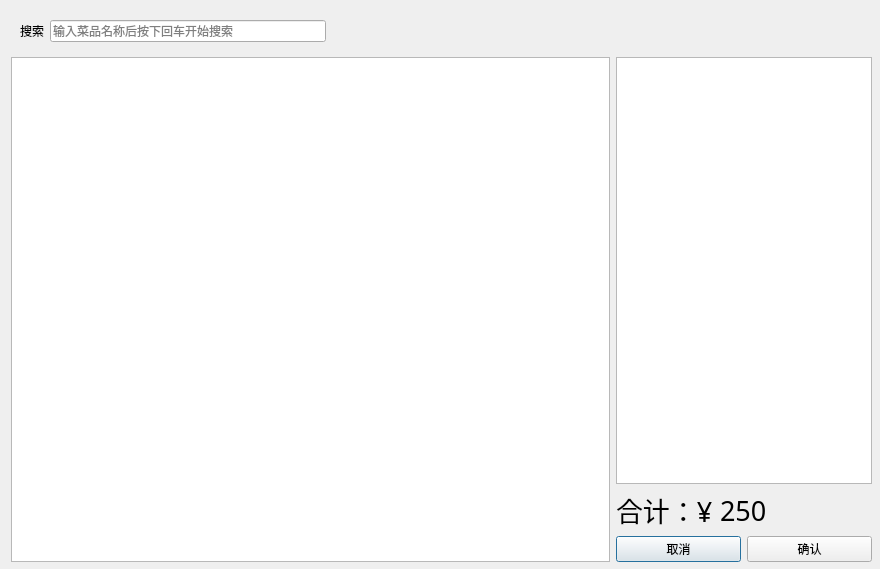
<?xml version="1.0" encoding="UTF-8"?>
<ui version="4.0">
 <class>OrderMealDialog</class>
 <widget class="QDialog" name="OrderMealDialog">
  <property name="geometry">
   <rect>
    <x>0</x>
    <y>0</y>
    <width>880</width>
    <height>569</height>
   </rect>
  </property>
  <property name="windowTitle">
   <string>餐食预定</string>
  </property>
  <widget class="QWidget" name="layoutWidget">
   <property name="geometry">
    <rect>
     <x>11</x>
     <y>11</y>
     <width>861</width>
     <height>551</height>
    </rect>
   </property>
   <layout class="QGridLayout" name="gridLayout">
    <item row="0" column="0">
     <widget class="QWidget" name="widget" native="true">
      <layout class="QHBoxLayout" name="horizontalLayout">
       <item>
        <widget class="QLabel" name="label">
         <property name="text">
          <string>搜索</string>
         </property>
        </widget>
       </item>
       <item>
        <widget class="QLineEdit" name="lineEdit">
         <property name="minimumSize">
          <size>
           <width>250</width>
           <height>0</height>
          </size>
         </property>
         <property name="placeholderText">
          <string>输入菜品名称后按下回车开始搜索</string>
         </property>
        </widget>
       </item>
       <item>
        <spacer name="horizontalSpacer">
         <property name="orientation">
          <enum>Qt::Horizontal</enum>
         </property>
         <property name="sizeHint" stdset="0">
          <size>
           <width>40</width>
           <height>20</height>
          </size>
         </property>
        </spacer>
       </item>
      </layout>
     </widget>
    </item>
    <item row="1" column="0" rowspan="3">
     <widget class="QTableView" name="tableView"/>
    </item>
    <item row="1" column="1" colspan="2">
     <widget class="QTableView" name="reserveView">
      <property name="minimumSize">
       <size>
        <width>256</width>
        <height>0</height>
       </size>
      </property>
      <property name="maximumSize">
       <size>
        <width>256</width>
        <height>16777215</height>
       </size>
      </property>
     </widget>
    </item>
    <item row="2" column="1" colspan="2">
     <layout class="QHBoxLayout" name="horizontalLayout_2">
      <item>
       <widget class="QLabel" name="lbPrice">
        <property name="font">
         <font>
          <family>隶书</family>
          <pointsize>20</pointsize>
         </font>
        </property>
        <property name="text">
         <string>合计：¥</string>
        </property>
       </widget>
      </item>
      <item>
       <widget class="QLabel" name="priceLabel">
        <property name="font">
         <font>
          <family>隶书</family>
          <pointsize>20</pointsize>
         </font>
        </property>
        <property name="text">
         <string>250</string>
        </property>
       </widget>
      </item>
      <item>
       <spacer name="horizontalSpacer_2">
        <property name="orientation">
         <enum>Qt::Horizontal</enum>
        </property>
        <property name="sizeHint" stdset="0">
         <size>
          <width>40</width>
          <height>20</height>
         </size>
        </property>
       </spacer>
      </item>
     </layout>
    </item>
    <item row="3" column="1">
     <widget class="QPushButton" name="btnCancel">
      <property name="text">
       <string>取消</string>
      </property>
     </widget>
    </item>
    <item row="3" column="2">
     <widget class="QPushButton" name="btnConfirm">
      <property name="text">
       <string>确认</string>
      </property>
     </widget>
    </item>
   </layout>
  </widget>
 </widget>
 <resources/>
 <connections/>
</ui>
